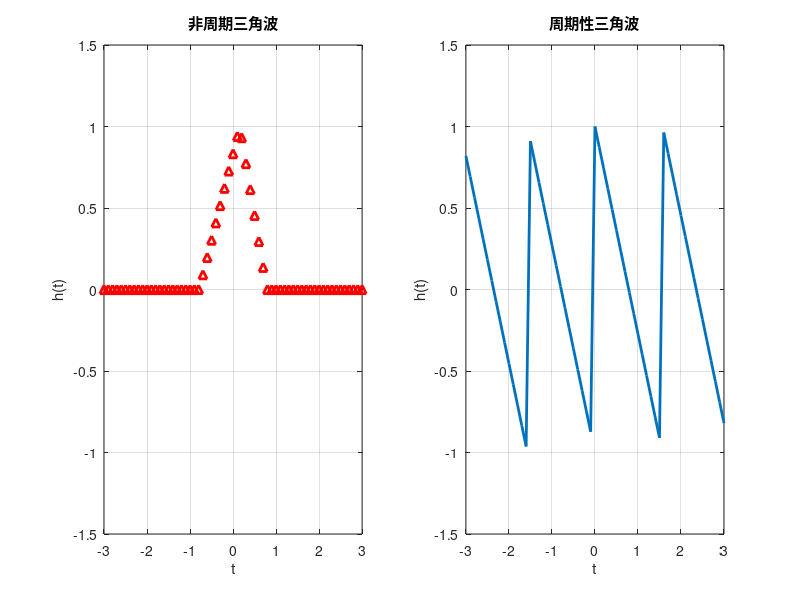

Reproduce this figure in MATLAB.
close all
clear
clc
%% Generate NonePeriodTriangularSignal
% using command 'tripuls()'

%% Parameters Setting 
t = -3 : 0.1 : 3;
y = tripuls(4 * t,2 * pi,0.2);
z = sawtooth(4 * t,0);

subplot(121)
plot(t,y,'r^','linewidth',2)
grid on
axis([-3 3 -1.5 1.5])
title('非周期三角波')
xlabel('t')
ylabel('h(t)')

subplot(122)
plot(t,z,'linewidth',2)
grid on
axis([-3 3 -1.5 1.5])
xlabel('t')
ylabel('h(t)')
title('周期性三角波')